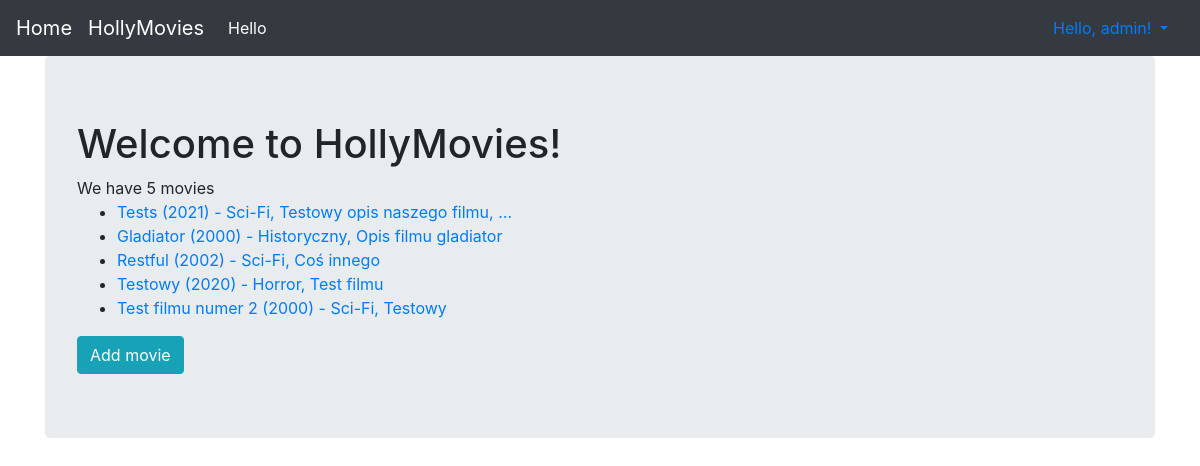
Screenshot of /viewer/movie/ (signed in) with the database file from the repository.
### viewer/models.py (models this page shows, shortened)
class Movie(Model):
    title = CharField(max_length=170)
    genre = ForeignKey(Genre, on_delete=DO_NOTHING)
    rating = IntegerField()
    released = DateField()
    description = TextField()
    image = ImageField(null=True, blank=True,
                       upload_to=get_upload_path,
                       validators=[
                           FileExtensionValidator(
                               allowed_extensions=['bmp', 'jpg', 'jpeg', 'jpe', 'gif', 'tif', 'tiff', 'png']
                           )]
                       )
    created = DateTimeField(auto_now_add=True)

class Genre(Model):
    name = CharField(max_length=128)

### viewer/views.py (the view)
# urls.py: path('movie/', MoviesView.as_view(), name="movie"),
class MoviesView(ListView):
    template_name = 'movies.html'
    model = Movie
    paginate_by = 200

### viewer/templates/movies.html (shortened to what this page needs)
{% extends "base.html" %}
{% block content %}
  <h1>Welcome to HollyMovies!</h1>
  We have {{ object_list | length }} movie{{ object_list|length|pluralize:"s"}}
  <ul>
    {% for movie in object_list %}
    <li>
      <a href="{% url 'viewer:movie_details' movie.id %}">{{ movie.title }} ({{ movie.released.year }}) - {{ movie.genre.name }}, {{ movie.description | truncatewords:4 }}</a>
    </li>
    {% empty %}
    <h3>Nie ma nic do wyświetlenia!!!</h3>
    {% endfor %}
  </ul>
 <a href="{% url 'viewer:movie_create' %}" class="btn btn-info">Add movie</a>
{% endblock %}

### viewer/templates/navbar.html (shortened to what this page needs)
<nav class="navbar navbar-expand-lg navbar-dark bg-dark">
     <a class="navbar-brand" href="{% url 'index' %}">Home</a>
      <a class="navbar-brand" href="{% url 'viewer:movie' %}">HollyMovies</a>
      <div class="collapse navbar-collapse" id="navbarNavAltMarkup">
        <div class="navbar-nav">
          <a class="nav-item nav-link active" href="{% url 'hello' %}">Hello</a>
        </div>
      </div>
    {% if user.is_authenticated %}
    <a class="nav-link active dropdown-toggle" href="#" data-toggle="dropdown">
        {% if user.first_name %}Hello, {{ user.first_name }}!
        {% else %}Hello, {{ user.username }}!{% endif %}
    </a>
    {% endif %}
 </nav>

### rows the page displays
Movie: title "Tests", released.year "2021", genre.name "Sci-Fi", description "Testowy opis naszego filmu, …"
Movie: title "Gladiator", released.year "2000", genre.name "Historyczny", description "Opis filmu gladiator"
Movie: title "Restful", released.year "2002", genre.name "Sci-Fi", description "Coś innego"
Movie: title "Testowy", released.year "2020", genre.name "Horror", description "Test filmu"
Movie: title "Test filmu numer 2", released.year "2000", genre.name "Sci-Fi", description "Testowy"

### other values shown
{{ user.username }} "admin"
{{ object_list | length }} "5"
